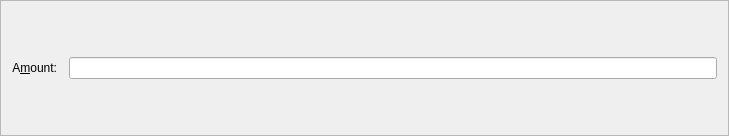
<?xml version="1.0" encoding="UTF-8"?>
<ui version="4.0">
 <class>BurnCoinsEntry</class>
 <widget class="QFrame" name="BurnCoinsEntry">
  <property name="geometry">
   <rect>
    <x>0</x>
    <y>0</y>
    <width>729</width>
    <height>136</height>
   </rect>
  </property>
  <property name="windowTitle">
   <string>Form</string>
  </property>
  <property name="frameShape">
   <enum>QFrame::StyledPanel</enum>
  </property>
  <property name="frameShadow">
   <enum>QFrame::Sunken</enum>
  </property>
  <layout class="QGridLayout" name="gridLayout">
   <property name="spacing">
    <number>12</number>
   </property>
   <item row="3" column="0">
    <widget class="QLabel" name="label">
     <property name="text">
      <string>A&amp;mount:</string>
     </property>
     <property name="alignment">
      <set>Qt::AlignRight|Qt::AlignTrailing|Qt::AlignVCenter</set>
     </property>
     <property name="buddy">
      <cstring>payAmount</cstring>
     </property>
    </widget>
   </item>
   <item row="3" column="1">
    <widget class="BitcoinAmountField" name="payAmount"/>
   </item>
  </layout>
 </widget>
 <customwidgets>
  <customwidget>
   <class>BitcoinAmountField</class>
   <extends>QLineEdit</extends>
   <header>bitcoinamountfield.h</header>
   <container>1</container>
  </customwidget>
 </customwidgets>
 <resources>
  <include location="../bitcoin.qrc"/>
 </resources>
 <connections/>
</ui>
